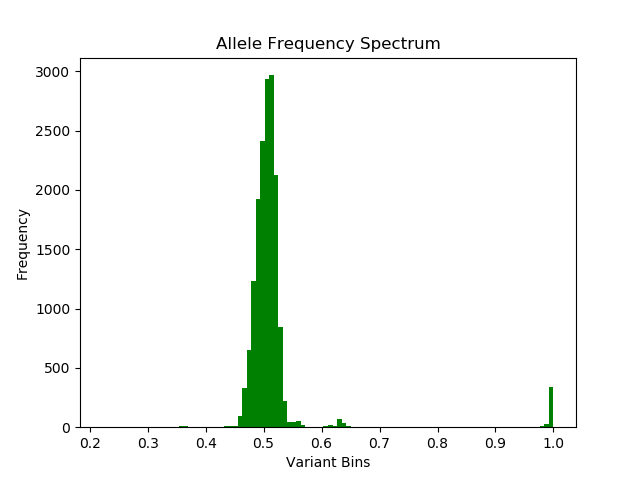

Python code for this plot:
#!/usr/bin/env python3

"""
Usage: make plots from data

./plot.py <file>
"""

import sys
import csv
import numpy as np
import matplotlib.pyplot as plt

var_freq = []

for line in open(sys.argv[1]):
    if line[0] == "#":
        continue
    else:
        fields = line.rstrip("\r\n").split("\t")
        info = fields[7]
        if "AF=" in info:
            freq = info.split("=")
            freq2 = freq[1].split(",")
            var_freq.append(float(freq2[0]))
#print(var_freq)

var_freq.sort()

fig, ax = plt.subplots()

ax.hist(var_freq, bins = 100, color = "green")
ax.set_title("Allele Frequency Spectrum")
ax.set_xlabel("Variant Bins")
ax.set_ylabel("Frequency")

fig.savefig("plot.png")
plt.close(fig)
        